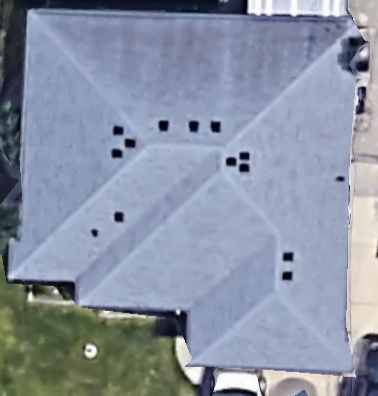
#> input picture images/3d_house.PNG, 378 x 396 px, found by its file name
$ jupyter execute study.ipynb
#> lines starting #> are read from the running program, lines starting #| are printed output that depends on the picture
[cell 1]
import cv2
import numpy as np
from matplotlib.widgets import Slider
import matplotlib.pyplot as plt

fig = plt.figure();
ax = fig.add_subplot(111);
fig.subplots_adjust(bottom=0.25);
threshold1 = 100;
threshold2 = 100;

#img = cv2.imread("house_export.png",0)
# img = cv2.imread("images/simple_original.png")
img = cv2.imread("images/3d_house.png")
#> img is the input picture: shape (396, 378, 3); mean B, G, R 164.4, 147.3, 138
#main.append(file)
#Kmeans image segmentation
vectorized = img.reshape((-1, 3))
vectorized = np.float32(vectorized)
criteria = (cv2.TERM_CRITERIA_EPS + cv2.TERM_CRITERIA_MAX_ITER, 10, 1.0)
K = 4
attempts = 11
img_1 = cv2.cvtColor(img, cv2.COLOR_BGR2RGB)
ret, label, center = cv2.kmeans(vectorized, K, None, criteria, attempts, cv2.KMEANS_PP_CENTERS)
#> ret = 105292468.3; center = [[212.8, 215.7, 220.1], [187.4, 160.9, 149.7], [50.41, 36.52, 31.16], [84.04, 100.9, 91.99]]
center = np.uint8(center)
#> center = [[212, 215, 220], [187, 160, 149], [50, 36, 31], [84, 100, 91]]
res = center[label.flatten()]
#final image
result_image = res.reshape((img_1.shape))
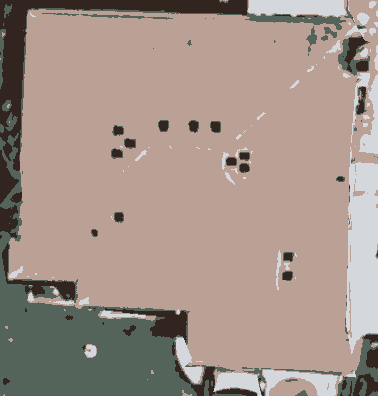
#> result_image: shape (396, 378, 3); mean R, G, B 164, 146.4, 137.3

canny = cv2.Canny(img,threshold1,threshold2)
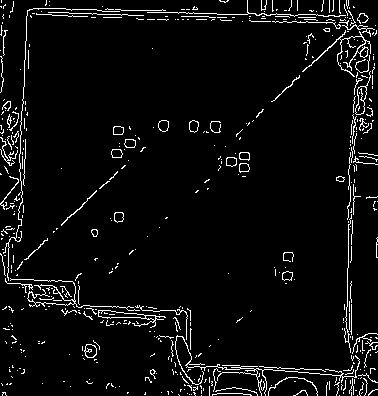
#> canny: shape (396, 378); 4.9% white in thin lines or dots

im1 = ax.imshow(canny,'gray')

axcolor = 'lightgoldenrodyellow'
axmin = fig.add_axes([0.25, 0.1, 0.65, 0.03])
axmax  = fig.add_axes([0.25, 0.15, 0.65, 0.03])

smin = Slider(axmin, 'Min', 0, 1000, valinit=threshold1)
smax = Slider(axmax, 'Max', 0, 1000, valinit=threshold2)

def update(val):
    canny = cv2.Canny(img,smin.val,smax.val)
    im1 = ax.imshow(canny,'gray')
    fig.canvas.draw()

smin.on_changed(update)
smax.on_changed(update)

plt.show()
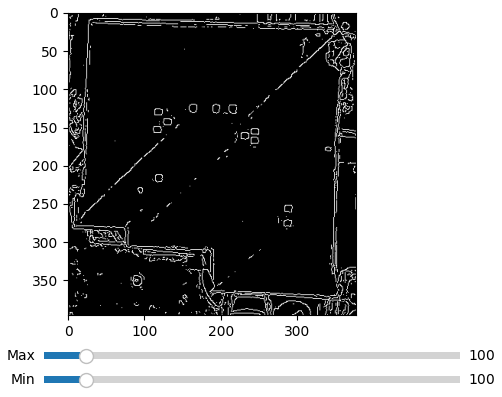
#> figure drawn by matplotlib, 3 panels
